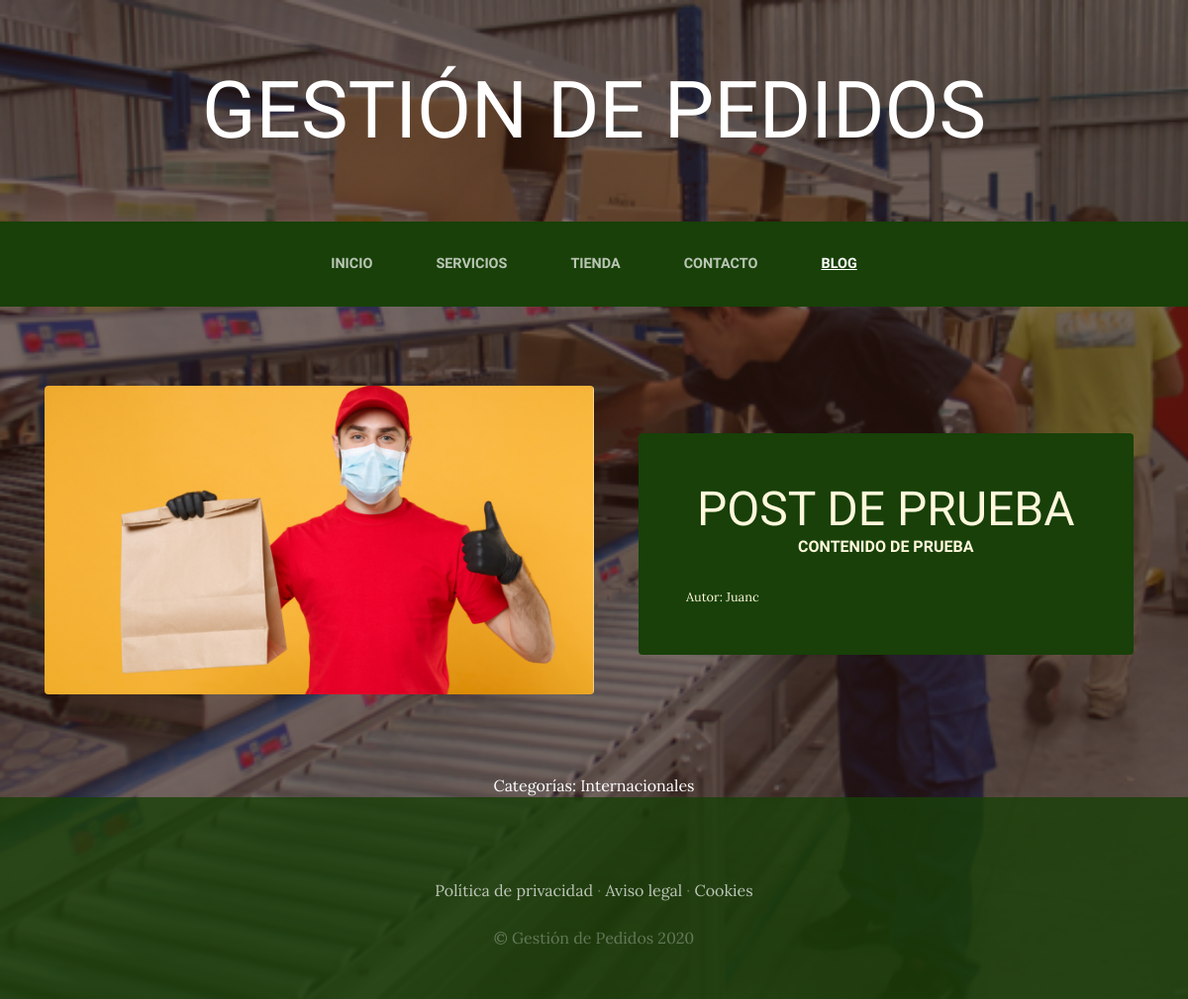
The app's page /blog/categoria/1/ with its own data.
### blog/models.py (models this page shows, shortened)
class Post(models.Model):
    titulo=models.CharField(max_length=50)
    contenido=models.CharField(max_length=50)
    imagen=models.ImageField(upload_to='blog', null=True, blank=True)
    autor=models.ForeignKey(User, on_delete=models.CASCADE)
    categorias=models.ManyToManyField(Categoria)
    created=models.DateTimeField(auto_now_add=True)
    updated=models.DateTimeField(auto_now_add=True)
    class Meta:
        verbose_name='post'
        verbose_name_plural='posts'

class Categoria(models.Model):
    nombre=models.CharField(max_length=50)
    created=models.DateTimeField(auto_now_add=True)
    updated=models.DateTimeField(auto_now_add=True)
    class Meta:
        verbose_name='categoria'
        verbose_name_plural='categorias'

### blog/views.py (the view)
# urls.py: path('categoria/<categoria_id>/', views.categoria, name="categoria"),
def categoria(request, categoria_id):
    categoria=Categoria.objects.get(id=categoria_id)
    posts=Post.objects.filter(categorias=categoria)
    return render(request, "blog/categoria.html", {'categoria': categoria, "posts": posts})

### blog/templates/blog/categoria.html
{% extends "ProyectowebApp/base.html" %}
{% load static %}
{% block content %}
    {% for post in posts %}
    <section class="page-section clearfix">
        <div class="container">
          <div class="intro">
            <img class="intro-img img-fluid mb-3 mb-lg-0 rounded" src="{{post.imagen.url}}" alt="" style="width: 50%;">
            <div class="intro-text left-0 text-center bg-faded p-5 rounded">
              <h2 class="section-heading mb-4" >
                <span class="section-heading-lower">{{post.titulo}}</span>
                <span class="section-heading-upper">{{post.contenido}}</span>
              </h2>
              <div style="text-align: left; font-size: 0.8em;">
                Autor: {{post.autor}}
              </div>
            </div>
          </div>
        </div>
      </section>
    {% endfor %}
    <section>
        <div style="width: 75%; margin: auto; text-align: center; color: white;">
            Categorías:
            {% for post in posts %}
                {% for x in post.categorias.all %}
                    {{x.nombre}}
                {% endfor %}
            {% endfor %}
        </div>
    </section>
{% endblock %}

### ProyectowebApp/static/ProyectowebApp/css/gestion.css (style rules this page uses)
body { font-family: 'Lora'; background: linear-gradient(rgba(47, 23, 15, 0.65), rgba(47, 23, 15, 0.65)), url("../img/bg_main.jpg"); background-attachment: fixed; background-position: center; background-size: cover; }
h1, h2, h3, h4, h5, h6 { font-family: 'Raleway'; }
.page-section { margin-top: 5rem; margin-bottom: 5rem; }
.section-heading { text-transform: uppercase; }
.section-heading .section-heading-upper { display: block; font-size: 1rem; font-weight: 800; padding-bottom:.5rem; }
.section-heading .section-heading-lower { display: block; font-size: 3rem; font-weight: 100; }
.bg-faded { background-color: rgba(255, 255, 255, 0.85); }
.intro { position: relative; }
@media (min-width: 992px) { .intro .intro-img { width: 75%; float: left; } }
@media (min-width: 992px) { .intro .intro-text { left: 600; width: 60%; margin-top: 3rem; background-color: rgba(24, 64, 8); color: cornsilk; position: absolute; } }
@media (min-width: 1200px) { .intro .intro-text { width: 45%; } }

### records on screen
Post: imagen (picture), titulo "POST DE PRUEBA", contenido "CONTENIDO DE PRUEBA", autor "Juanc"
Categoria: nombre "Internacionales"
